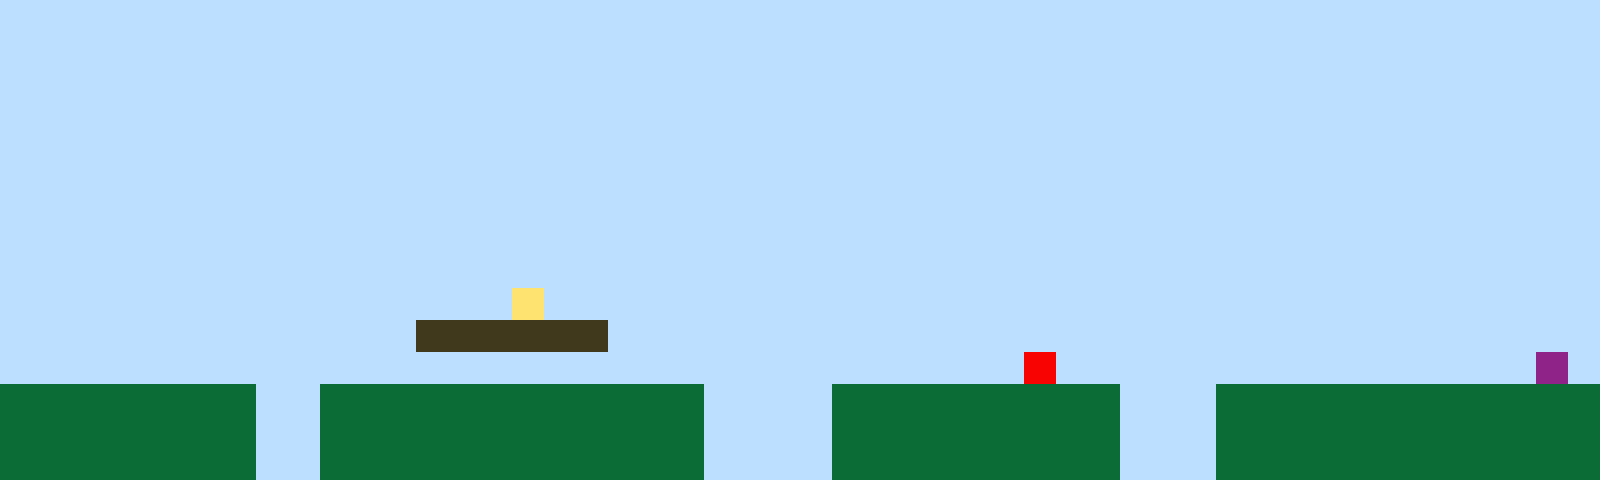

This game map was drawn from its Tiled (.tmx) file and the tilesets committed beside it. A one-line description and the full map source follow:
An orthogonal 50x15 tile map with 32x32 px tiles, 1 tile layer (Tile Layer 1).

<map version="1.10" tiledversion="1.11.2" orientation="orthogonal" renderorder="right-up" width="50" height="15" tilewidth="32" tileheight="32" infinite="0" nextlayerid="2" nextobjectid="1"><editorsettings><export target="map1.csv" format="csv" /></editorsettings><tileset firstgid="1" name="sprites" tilewidth="32" tileheight="32" tilecount="6" columns="3"><image source="sprites.png" width="96" height="64" /></tileset><layer id="1" name="Tile Layer 1" width="50" height="15"><data encoding="csv">1,1,1,1,1,1,1,1,1,1,1,1,1,1,1,1,1,1,1,1,1,1,1,1,1,1,1,1,1,1,1,1,1,1,1,1,1,1,1,1,1,1,1,1,1,1,1,1,1,1,1,1,1,1,1,1,1,1,1,1,1,1,1,1,1,1,1,1,1,1,1,1,1,1,1,1,1,1,1,1,1,1,1,1,1,1,1,1,1,1,1,1,1,1,1,1,1,1,1,1,1,1,1,1,1,1,1,1,1,1,1,1,1,1,1,1,1,1,1,1,1,1,1,1,1,1,1,1,1,1,1,1,1,1,1,1,1,1,1,1,1,1,1,1,1,1,1,1,1,1,1,1,1,1,1,1,1,1,1,1,1,1,1,1,1,1,1,1,1,1,1,1,1,1,1,1,1,1,1,1,1,1,1,1,1,1,1,1,1,1,1,1,1,1,1,1,1,1,1,1,1,1,1,1,1,1,1,1,1,1,1,1,1,1,1,1,1,1,1,1,1,1,1,1,1,1,1,1,1,1,1,1,1,1,1,1,1,1,1,1,1,1,1,1,1,1,1,1,1,1,1,1,1,1,1,1,1,1,1,1,1,1,1,1,1,1,1,1,1,1,1,1,1,1,1,1,1,1,1,1,1,1,1,1,1,1,1,1,1,1,1,1,1,1,1,1,1,1,1,1,1,1,1,1,1,1,1,1,1,1,1,1,1,1,1,1,1,1,1,1,1,1,1,1,1,1,1,1,1,1,1,1,1,1,1,1,1,1,1,1,1,1,1,1,1,1,1,1,1,1,1,1,1,1,1,1,1,1,1,1,1,1,1,1,1,1,1,1,1,1,1,1,1,1,1,1,1,1,1,1,1,1,1,1,1,1,1,1,1,1,1,1,1,1,1,1,1,1,1,1,1,1,1,1,1,1,1,1,1,1,1,1,1,1,1,1,1,1,1,1,1,1,1,1,1,1,1,1,1,1,1,1,1,1,1,1,1,1,1,1,1,1,1,1,1,1,1,1,1,1,1,1,1,1,1,1,1,1,1,1,1,1,1,1,1,1,4,1,1,1,1,1,1,1,1,1,1,1,1,1,1,1,1,1,1,1,1,1,1,1,1,1,1,1,1,1,1,1,1,1,1,1,1,1,1,1,1,1,1,1,1,1,1,3,3,3,3,3,3,1,1,1,1,1,1,1,1,1,1,1,1,1,1,1,1,1,1,1,1,1,1,1,1,1,1,1,1,1,1,1,1,1,1,1,1,1,1,1,1,1,1,1,1,1,1,1,1,1,1,1,1,1,1,1,1,1,1,1,1,1,1,1,5,1,1,1,1,1,1,1,1,1,1,1,1,1,1,1,6,1,2,2,2,2,2,2,2,2,1,1,2,2,2,2,2,2,2,2,2,2,2,2,1,1,1,1,2,2,2,2,2,2,2,2,2,1,1,1,2,2,2,2,2,2,2,2,2,2,2,2,2,2,2,2,2,2,2,2,1,1,2,2,2,2,2,2,2,2,2,2,2,2,1,1,1,1,2,2,2,2,2,2,2,2,2,1,1,1,2,2,2,2,2,2,2,2,2,2,2,2,2,2,2,2,2,2,2,2,1,1,2,2,2,2,2,2,2,2,2,2,2,2,1,1,1,1,2,2,2,2,2,2,2,2,2,1,1,1,2,2,2,2,2,2,2,2,2,2,2,2</data></layer></map>
